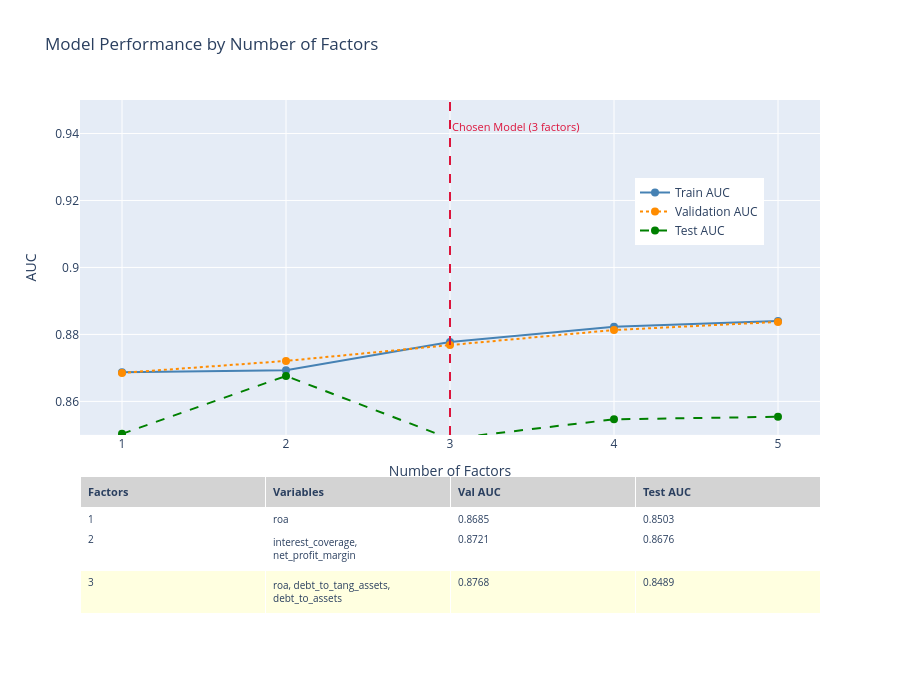

Notebook source saved alongside this figure:
### Code cell
import plotly.graph_objects as go
from plotly.subplots import make_subplots

n_factors = list(range(1, len(train_aucs) + 1))
chosen = 3  # your chosen model

fig = make_subplots(
    rows=2, cols=1,
    row_heights=[0.7, 0.3],
    specs=[[{"type": "scatter"}], [{"type": "table"}]],
    vertical_spacing=0.08
)

# --- AUC lines ---
fig.add_trace(go.Scatter(
    x=n_factors, y=train_aucs,
    mode='lines+markers', name='Train AUC',
    line=dict(color='steelblue', width=2),
    marker=dict(size=8)
), row=1, col=1)

fig.add_trace(go.Scatter(
    x=n_factors, y=validation_aucs,
    mode='lines+markers', name='Validation AUC',
    line=dict(color='darkorange', width=2, dash='dot'),
    marker=dict(size=8)
), row=1, col=1)

fig.add_trace(go.Scatter(
    x=n_factors, y=test_aucs,
    mode='lines+markers', name='Test AUC',
    line=dict(color='green', width=2, dash='dash'),
    marker=dict(size=8)
), row=1, col=1)

# --- highlight chosen model ---
fig.add_shape(
    type='line',
    x0=chosen, x1=chosen,
    y0=0, y1=1,
    yref='y domain',
    line=dict(color='crimson', width=2, dash='dash'),
    row=1, col=1
)

fig.add_annotation(
    x=chosen, y=0.95,
    yref='y domain',
    text=f'Chosen Model ({chosen} factors)',
    showarrow=False,
    font=dict(color='crimson', size=11),
    xanchor='left',
    row=1, col=1
)

# --- combo table ---
fig.add_trace(go.Table(
    header=dict(
        values=['<b>Factors</b>', '<b>Variables</b>', '<b>Val AUC</b>', '<b>Test AUC</b>'],
        fill_color='lightgrey',
        align='left',
        font=dict(size=11)
    ),
    cells=dict(
        values=[
            n_factors,
            [', '.join(c) for c in best_combos],
            [f'{x:.4f}' for x in validation_aucs],
            [f'{x:.4f}' for x in test_aucs],
        ],
        fill_color=[['white' if n != chosen else 'lightyellow' for n in n_factors]],
        align='left',
        font=dict(size=10)
    )
), row=2, col=1)

fig.update_layout(
    title='Model Performance by Number of Factors',
    xaxis=dict(title='Number of Factors', tickmode='linear', dtick=1),
    yaxis=dict(title='AUC', range=[0.85, 0.95]),
    legend=dict(x=0.75, y=0.85),
    hovermode='x unified',
    width=900, height=700
)

fig.show()

### Figure 1 — Plotly figure (JSON) as saved in the notebook; plotly's stock layout.template omitted (floating-point values rounded to 4 significant figures)
{"data": [{"line": {"color": "steelblue", "width": 2}, "marker": {"size": 8}, "mode": "lines+markers", "name": "Train AUC", "type": "scatter", "x": [1, 2, 3, 4, 5], "xaxis": "x", "y": [0.8687, 0.8693, 0.8777, 0.8823, 0.884], "yaxis": "y"}, {"line": {"color": "darkorange", "dash": "dot", "width": 2}, "marker": {"size": 8}, "mode": "lines+markers", "name": "Validation AUC", "type": "scatter", "x": [1, 2, 3, 4, 5], "xaxis": "x", "y": [0.8685, 0.8721, 0.8768, 0.8813, 0.8837], "yaxis": "y"}, {"line": {"color": "green", "dash": "dash", "width": 2}, "marker": {"size": 8}, "mode": "lines+markers", "name": "Test AUC", "type": "scatter", "x": [1, 2, 3, 4, 5], "xaxis": "x", "y": [0.8503, 0.8676, 0.8489, 0.8546, 0.8554], "yaxis": "y"}, {"cells": {"align": "left", "fill": {"color": [["white", "white", "lightyellow", "white", "white"]]}, "font": {"size": 10}, "values": [[1, 2, 3, 4, 5], ["roa", "interest_coverage, net_profit_margin", "roa, debt_to_tang_assets, debt_to_assets", "roa, free_cash_flow, debt_to_tang_assets, debt_to_assets", "fcrr, roa, ceq_to_assets, free_cash_flow, debt_to_tang_assets"], ["0.8685", "0.8721", "0.8768", "0.8813", "0.8837"], ["0.8503", "0.8676", "0.8489", "0.8546", "0.8554"]]}, "domain": {"x": [0, 1], "y": [0, 0.276]}, "header": {"align": "left", "fill": {"color": "lightgrey"}, "font": {"size": 11}, "values": ["<b>Factors</b>", "<b>Variables</b>", "<b>Val AUC</b>", "<b>Test AUC</b>"]}, "type": "table"}], "layout": {"annotations": [{"font": {"color": "crimson", "size": 11}, "showarrow": false, "text": "Chosen Model (3 factors)", "x": 3, "xanchor": "left", "xref": "x", "y": 0.95, "yref": "y domain"}], "height": 700, "hovermode": "x unified", "legend": {"x": 0.75, "y": 0.85}, "shapes": [{"line": {"color": "crimson", "dash": "dash", "width": 2}, "type": "line", "x0": 3, "x1": 3, "xref": "x", "y0": 0, "y1": 1, "yref": "y domain"}], "title": {"text": "Model Performance by Number of Factors"}, "width": 900, "xaxis": {"anchor": "y", "domain": [0, 1], "dtick": 1, "tickmode": "linear", "title": {"text": "Number of Factors"}}, "yaxis": {"anchor": "x", "domain": [0.356, 1], "range": [0.85, 0.95], "title": {"text": "AUC"}}}}
